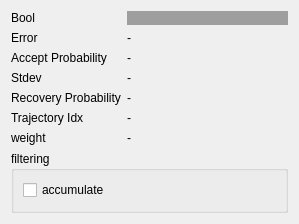
<?xml version="1.0" encoding="UTF-8"?>
<ui version="4.0">
 <class>MerrrtWidget</class>
 <widget class="QWidget" name="MerrrtWidget">
  <property name="geometry">
   <rect>
    <x>0</x>
    <y>0</y>
    <width>299</width>
    <height>224</height>
   </rect>
  </property>
  <property name="sizePolicy">
   <sizepolicy hsizetype="MinimumExpanding" vsizetype="MinimumExpanding">
    <horstretch>0</horstretch>
    <verstretch>0</verstretch>
   </sizepolicy>
  </property>
  <property name="focusPolicy">
   <enum>Qt::StrongFocus</enum>
  </property>
  <property name="windowTitle">
   <string>Viz Stepper</string>
  </property>
  <property name="styleSheet">
   <string notr="true"/>
  </property>
  <layout class="QVBoxLayout" name="verticalLayout">
   <item>
    <layout class="QFormLayout" name="formLayout">
     <item row="0" column="0">
      <widget class="QLabel" name="bool_label">
       <property name="text">
        <string>Bool</string>
       </property>
      </widget>
     </item>
     <item row="0" column="1">
      <widget class="QLabel" name="bool_indicator">
       <property name="styleSheet">
        <string notr="true">background-color: rgb(158, 158, 158);</string>
       </property>
       <property name="text">
        <string/>
       </property>
      </widget>
     </item>
     <item row="1" column="0">
      <widget class="QLabel" name="error_label">
       <property name="text">
        <string>Error</string>
       </property>
      </widget>
     </item>
     <item row="1" column="1">
      <widget class="QLabel" name="error">
       <property name="text">
        <string>-</string>
       </property>
      </widget>
     </item>
     <item row="2" column="0">
      <widget class="QLabel" name="accept_probability_label">
       <property name="text">
        <string>Accept Probability</string>
       </property>
      </widget>
     </item>
     <item row="2" column="1">
      <widget class="QLabel" name="accept_probability">
       <property name="text">
        <string>-</string>
       </property>
      </widget>
     </item>
     <item row="3" column="0">
      <widget class="QLabel" name="stdev_label">
       <property name="text">
        <string>Stdev</string>
       </property>
      </widget>
     </item>
     <item row="3" column="1">
      <widget class="QLabel" name="stdev">
       <property name="text">
        <string>-</string>
       </property>
      </widget>
     </item>
     <item row="4" column="0">
      <widget class="QLabel" name="recovery_probability_label">
       <property name="text">
        <string>Recovery Probability</string>
       </property>
      </widget>
     </item>
     <item row="4" column="1">
      <widget class="QLabel" name="recovery_probability">
       <property name="text">
        <string>-</string>
       </property>
      </widget>
     </item>
     <item row="5" column="0">
      <widget class="QLabel" name="traj_idx_label">
       <property name="text">
        <string>Trajectory Idx</string>
       </property>
      </widget>
     </item>
     <item row="5" column="1">
      <widget class="QLabel" name="traj_idx">
       <property name="text">
        <string>-</string>
       </property>
      </widget>
     </item>
     <item row="6" column="0">
      <widget class="QLabel" name="weight_label">
       <property name="text">
        <string>weight</string>
       </property>
      </widget>
     </item>
     <item row="6" column="1">
      <widget class="QLabel" name="weight">
       <property name="text">
        <string>-</string>
       </property>
      </widget>
     </item>
    </layout>
   </item>
   <item>
    <widget class="QGroupBox" name="groupBox">
     <property name="title">
      <string>filtering</string>
     </property>
     <layout class="QVBoxLayout" name="verticalLayout_2">
      <item>
       <widget class="QCheckBox" name="accumulate_checkbox">
        <property name="text">
         <string>accumulate</string>
        </property>
       </widget>
      </item>
      <item>
       <layout class="QVBoxLayout" name="filter_layout"/>
      </item>
     </layout>
    </widget>
   </item>
  </layout>
 </widget>
 <resources/>
 <connections/>
</ui>
